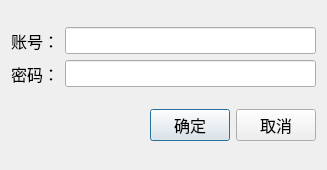
<?xml version="1.0" encoding="UTF-8"?>
<ui version="4.0">
 <class>LoginDialog</class>
 <widget class="QDialog" name="LoginDialog">
  <property name="geometry">
   <rect>
    <x>0</x>
    <y>0</y>
    <width>327</width>
    <height>170</height>
   </rect>
  </property>
  <property name="font">
   <font>
    <pointsize>12</pointsize>
   </font>
  </property>
  <property name="windowTitle">
   <string>登录</string>
  </property>
  <layout class="QVBoxLayout" name="verticalLayout" stretch="5,2">
   <item>
    <layout class="QGridLayout" name="gridLayout">
     <item row="0" column="0">
      <widget class="QLabel" name="LabelAccount">
       <property name="text">
        <string>账号：</string>
       </property>
      </widget>
     </item>
     <item row="0" column="1">
      <widget class="QLineEdit" name="LineEAccountValue"/>
     </item>
     <item row="1" column="0">
      <widget class="QLabel" name="LabelPwd">
       <property name="text">
        <string>密码：</string>
       </property>
      </widget>
     </item>
     <item row="1" column="1">
      <widget class="QLineEdit" name="LineEPwdValue"/>
     </item>
    </layout>
   </item>
   <item>
    <layout class="QHBoxLayout" name="horizontalLayout">
     <item>
      <spacer name="horizontalSpacer">
       <property name="orientation">
        <enum>Qt::Horizontal</enum>
       </property>
       <property name="sizeHint" stdset="0">
        <size>
         <width>40</width>
         <height>20</height>
        </size>
       </property>
      </spacer>
     </item>
     <item>
      <widget class="QPushButton" name="BtnOK">
       <property name="text">
        <string>确定</string>
       </property>
      </widget>
     </item>
     <item>
      <widget class="QPushButton" name="BtnCancle">
       <property name="text">
        <string>取消</string>
       </property>
      </widget>
     </item>
    </layout>
   </item>
  </layout>
 </widget>
 <resources/>
 <connections/>
</ui>
